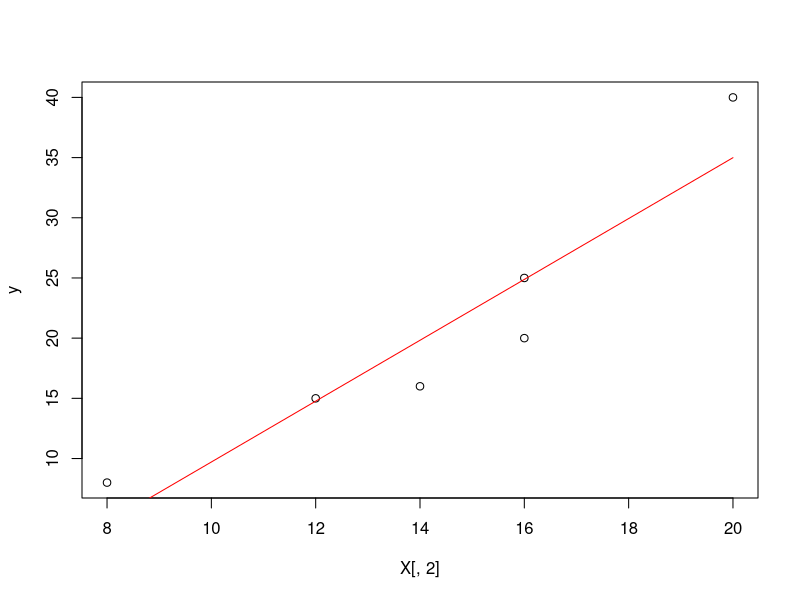

The R script that drew this image:
## ---- chunk 1
y = c(8,15,16,20,25,40)
(X = matrix(c(rep(1,6),8,12,14,16,16,20),6,2))


## ---- chunk 2
t(X)%*%X



## ---- chunk 3
t(X)%*%y



## ---- chunk 4

(b = solve(t(X)%*%X, t(X)%*%y))
## ---- chunk 5


#where given b0 and b1 from each row respective from the b vector!!
#The rest of the question solution i dunno (I wish they given a few more examples of this!!)
n = 6
p = 2


plot(X[,2],y)
curve(b[1] + b[2]*x, add = TRUE, col = "red")  



## ---- chunk 6
income = data.frame(income=y, education=X[,2])
model = lm(income ~ education,data = income) #lm(response variable~design variable(s), data)
model$coefficients #selecting the coefficients in the simple linear regression 

## ---- chunk 7
b1 = (mean(X[,2]*y) - mean(X[,2])*mean(y))/(mean(X[,2]^2) - mean(X[,2])^2)
        #Take from the second column whereas the first column only consists of ones 
        #Challenge what do we do if instead of 2 parameters we have at least 3 parameters? in the 
        #X matrix. 

b1

## ---- chunk 8
b0 = mean(y) - b1*mean(X[,2])


b0

## ---- chunk 9
b = solve(t(X)%*%X, t(X)%*%y)
e = y - X%*%b 
e  #where we calculate the residual errors 


## ---- chunk 10
SSRes = sum(e^2)
s2 = SSRes/(6-2) #n - k, where n is the total size and k is the total number of parameters

s2

## ---- chunk 11

s2 = deviance(model)/model$df.residual
s2
## ---- chunk 12

